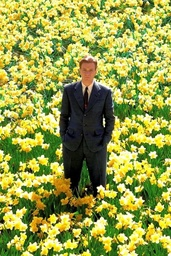
#> input picture images/BW8koLNZ.jpg, 171 x 256 px, shrunk from 500 x 749 before the run; its folder holds only this picture in this run
$ python hw20.py
#> lines starting #> are read from the running program, lines starting #| are printed output that depends on the picture; after the words box and inside, x2 and y2 are one past the last pixel; in counts of white or black regions, pixels touching at a corner belong together
import cv2
import numpy as np
import matplotlib.pyplot as plt
import os
import pywt
from skimage.metrics import structural_similarity as ssim
from skimage.metrics import peak_signal_noise_ratio as psnr
from skimage.metrics import mean_squared_error as mse
import pandas as pd


def calculate_metrics(original, compressed, label):

    if original.shape != compressed.shape:
        compressed = cv2.resize(compressed, (original.shape[1], original.shape[0]))

    m_val = mse(original, compressed)
    p_val = psnr(original, compressed)


    if original.ndim == 3:

        s_val = ssim(original, compressed, channel_axis=2, data_range=255)
    else:
        s_val = ssim(original, compressed, data_range=255)

    return {
        "Method": label,
        "MSE": round(m_val, 2),
        "PSNR": round(p_val, 2),
        "SSIM": round(s_val, 4)
    }


def rle_encode_simulation(img):

    flat = img.flatten()
    if len(flat) == 0: return 0

    encoded_len = 0
    prev = flat[0]
    count = 1

    for pixel in flat[1:]:
        if pixel == prev:
            count += 1
        else:

            encoded_len += 2
            prev = pixel
            count = 1
    encoded_len += 2

    original_size = len(flat)
    compression_ratio = original_size / encoded_len
    return compression_ratio


def compress_8bit_332(img):


    b, g, r = cv2.split(img)


    r_3 = r & 0xE0
    g_3 = g & 0xE0
    b_2 = b & 0xC0


    reconstructed = cv2.merge([b_2, g_3, r_3])
    return reconstructed


def compress_8bit_palette(img, k=256):
    data = img.reshape((-1, 3))
    data = np.float32(data)


    criteria = (cv2.TERM_CRITERIA_EPS + cv2.TERM_CRITERIA_MAX_ITER, 10, 1.0)


    ret, label, center = cv2.kmeans(data, k, None, criteria, 10, cv2.KMEANS_RANDOM_CENTERS)

    center = np.uint8(center)
    res = center[label.flatten()]
    res2 = res.reshape((img.shape))
    return res2


def reduce_bit_depth(img, bits):

    levels = 2 ** bits
    div = 256 / levels


    quantized = np.floor(img / div) * div


    norm_factor = 255 / (levels - 1)
    quantized = (quantized / div) * norm_factor

    return np.uint8(quantized)


def compress_dct(img_gray, threshold=0.1):

    imf = np.float32(img_gray) / 255.0


    dst = cv2.dct(imf)


    dst[np.abs(dst) < threshold] = 0


    idst = cv2.idct(dst)


    reconstructed = np.clip(idst * 255, 0, 255).astype(np.uint8)
    return reconstructed


def compress_dwt(img_gray, wavelet='haar', threshold=20):

    coeffs = pywt.dwt2(img_gray, wavelet)
    LL, (LH, HL, HH) = coeffs


    LH = pywt.threshold(LH, threshold, mode='soft')
    HL = pywt.threshold(HL, threshold, mode='soft')
    HH = pywt.threshold(HH, threshold, mode='soft')

    coeffs_rec = LL, (LH, HL, HH)


    rec = pywt.idwt2(coeffs_rec, wavelet)
    reconstructed = np.clip(rec, 0, 255).astype(np.uint8)


    reconstructed = reconstructed[:img_gray.shape[0], :img_gray.shape[1]]
    return reconstructed


def main():
    input_dir = 'images'
    output_dir = 'output_compression'

    if not os.path.exists(input_dir):
        os.makedirs(input_dir)
        print(f"Created '{input_dir}'. Please add images there and run again.")
        return

    if not os.path.exists(output_dir):
        os.makedirs(output_dir)

    image_files = [f for f in os.listdir(input_dir) if f.lower().endswith(('.png', '.jpg', '.jpeg'))]

    if len(image_files) < 1:
        print("No images found in input_images folder.")
        return

    all_metrics = []

    for idx, filename in enumerate(image_files):
        print(f"Processing {filename}...")
        img_path = os.path.join(input_dir, filename)


        img_bgr = cv2.imread(img_path)
#> img_bgr is the input picture: shape (256, 171, 3); mean B, G, R 70.8, 157.5, 149.3
        if img_bgr is None: continue

        img_gray = cv2.cvtColor(img_bgr, cv2.COLOR_BGR2GRAY)
        h, w, _ = img_bgr.shape
#> h = 256; w = 171


        img_332 = compress_8bit_332(img_bgr)
#> in compress_8bit_332, `b, g, r = cv2.split(img)`:
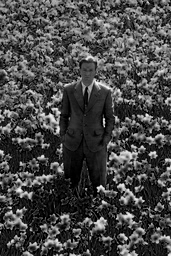
#> b: shape (256, 171); min 0, max 250, mean 70.8
#> in compress_8bit_332, `r_3 = r & 0xE0`:
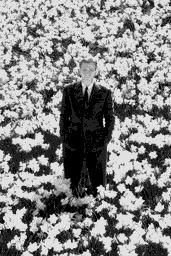
#> r_3: shape (256, 171); min 0, max 224, mean 132.1
#> in compress_8bit_332, `b_2 = b & 0xC0`:
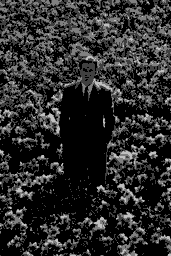
#> b_2: shape (256, 171); min 0, max 192, mean 42.8
#> in compress_8bit_332, `reconstructed = cv2.merge([b_2, g_3, r_3])`:
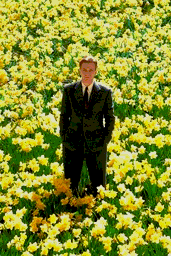
#> reconstructed: shape (256, 171, 3); mean B, G, R 42.8, 140.5, 132.1
        all_metrics.append(calculate_metrics(img_bgr, img_332, f"{filename}_8bit_332"))
#> in calculate_metrics, `m_val = mse(original, compressed)`: m_val = 626.3
#> in calculate_metrics, `p_val = psnr(original, compressed)`: p_val = 20.16
#> in calculate_metrics, `s_val = ssim(original, compressed, channel_axis=2, data_range=255)`: s_val = 0.832
        cv2.imwrite(f"{output_dir}/{filename}_332.png", img_332)


        img_palette = compress_8bit_palette(img_bgr, k=256)
#> in compress_8bit_palette, `ret, label, center = cv2.kmeans(data, k, None, criteria, 10, cv2.KMEAN..`: ret = 5277489.1; center = 256 rows, first 8: [70.32, 178.2, 170.1], [165.2, 223.4, 204.6], [179.2, 232.3, 223.6], [159.6, 247, 243.3], [72.13, 191.9, 190], [39, 243.5, 246.1], [31, 231.2, 242.5], [37.43, 228.5, 251.2]
#> in compress_8bit_palette, `center = np.uint8(center)`: center = 256 rows, first 8: [70, 178, 170], [165, 223, 204], [179, 232, 223], [159, 246, 243], [72, 191, 190], [39, 243, 246], [31, 231, 242], [37, 228, 251]
        all_metrics.append(calculate_metrics(img_bgr, img_palette, f"{filename}_8bit_Palette"))
        cv2.imwrite(f"{output_dir}/{filename}_palette.png", img_palette)


        for b in [5, 4, 2, 1]:
            img_reduced = reduce_bit_depth(img_bgr, b)
            all_metrics.append(calculate_metrics(img_bgr, img_reduced, f"{filename}_{b}bit"))
            if idx == 0:
                cv2.imwrite(f"{output_dir}/{filename}_{b}bit.png", img_reduced)
#> this loop made 4 passes
#> (m_val in calculate_metrics, p_val in calculate_metrics, s_val in calculate_metrics) on passes 1 to 4: (10.15, 38.07, 0.993), (42.77, 31.82, 0.976), (832.8, 18.93, 0.766), (4563.5, 11.54, 0.476)
#> after the loop, all_metrics = 6 items


        img_dct = compress_dct(img_gray, threshold=0.02)
#> in compress_dct, `dst = cv2.dct(imf)`:
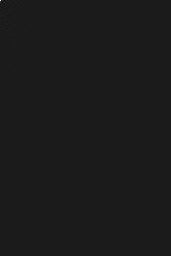
#> dst: shape (256, 171) float32; min -14.59, max 119.1, mean 0; drawn with min black and max white
#> in compress_dct, `dst[np.abs(dst) < threshold] = 0`: dst: shape (256, 171) float32; 18.04% of pixels changed, all inside (x1, y1, x2, y2) = (0, 0, 171, 256)
        all_metrics.append(calculate_metrics(img_gray, img_dct, f"{filename}_DCT"))
        if idx == 0: cv2.imwrite(f"{output_dir}/{filename}_DCT.png", img_dct)


        img_dwt = compress_dwt(img_gray, wavelet='haar', threshold=30)
#> in compress_dwt, `HH = pywt.threshold(HH, threshold, mode='soft')`:
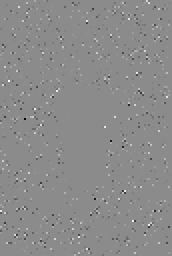
#> HH: shape (128, 86) float64 (shown 2 times larger); min -73.5, max 61, mean 0; drawn with min black and max white
#> in compress_dwt, `reconstructed = reconstructed[:img_gray.shape[0], :img_gray.shape[1]]`:
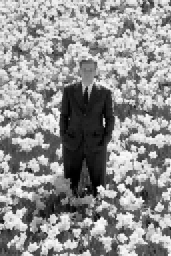
#> reconstructed: shape (256, 171); min 0, max 251, mean 144.8
        all_metrics.append(calculate_metrics(img_gray, img_dwt, f"{filename}_DWT"))
        if idx == 0: cv2.imwrite(f"{output_dir}/{filename}_DWT.png", img_dwt)


        rle_ratio = rle_encode_simulation(img_gray)
#> in rle_encode_simulation, `prev = flat[0]`: prev = 181
#> the loop in rle_encode_simulation, `for pixel in flat[1:]:` made 43775 passes
#> (pixel, encoded_len, prev, count) on passes 1, 2, 3, 4, 5, 6, 7, 8, 9, 11, 12, 13: (145, 2, 145, 1), (197, 4, 197, 1), (232, 6, 232, 1), (188, 8, 188, 1), (172, 10, 172, 1), (161, 12, 161, 1), (169, 14, 169, 1), (231, 16, 231, 1), (241, 18, 241, 1), (213, 20, 213, 1), (151, 22, 151, 1), (178, 24, 178, 1)
#> (encoded_len, prev, count) on passes 61 to 66: (120, 236, 1), (122, 193, 1), (124, 186, 1), (126, 209, 1), (128, 235, 1), (130, 193, 1)
#> after the loop in rle_encode_simulation, `for pixel in flat[1:]:`: encoded_len = 85358
#> in rle_encode_simulation, `encoded_len += 2`: encoded_len = 85360
#> in rle_encode_simulation, `original_size = len(flat)`: original_size = 43776
#> in rle_encode_simulation, `compression_ratio = original_size / encoded_len`: compression_ratio = 0.513
#> rle_ratio = 0.513

        print(f"  RLE Compression Ratio for {filename}: {rle_ratio:.2f}")
#|   RLE Compression Ratio for BW8koLNZ.jpg: 0.51


    df = pd.DataFrame(all_metrics)
#> df = table of 8 rows and 4 columns
    csv_path = os.path.join(output_dir, "compression_metrics.csv")
    df.to_csv(csv_path, index=False)
    print(f"\nProcessing complete. Results saved to '{output_dir}'.")


    print("\n=== Average Metrics by Method ===")

    df['Method_Type'] = df['Method'].apply(lambda x: x.split('_', 1)[1] if '_' in x else x)
    summary = df.groupby('Method_Type')[['MSE', 'PSNR', 'SSIM']].mean()
#> summary = table of 8 rows and 3 columns
    print(summary)
#|                   MSE   PSNR    SSIM
#| Method_Type
#| 1bit          4563.52  11.54  0.4759
#| 2bit           832.80  18.93  0.7665
#| 4bit            42.77  31.82  0.9756
#| 5bit            10.15  38.07  0.9935
#| 8bit_332       626.32  20.16  0.8319
#| 8bit_Palette    40.51  32.06  0.9826
#| DCT              1.89  45.37  0.9987
#| DWT            251.28  24.13  0.9126

if __name__ == "__main__":
    main()

$ run again, on images/cameraman.png
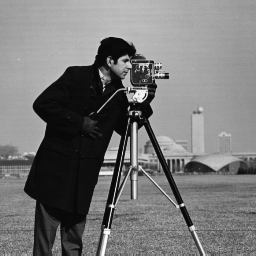
#> input picture images/cameraman.png, 256 x 256 px
#> in main, img_bgr is the input picture: shape (256, 256, 3); min 7, max 253, mean 118.7
#> in compress_8bit_332, `reconstructed = cv2.merge([b_2, g_3, r_3])`:
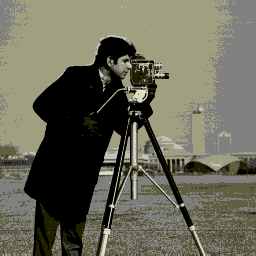
#> reconstructed: shape (256, 256, 3); mean B, G, R 87.6, 104.1, 104.1
#> m_val = 612.1
#> p_val = 20.26
#> in calculate_metrics, `s_val = ssim(original, compressed, channel_axis=2, data_range=255)`: s_val = 0.707
#> in compress_8bit_palette, `ret, label, center = cv2.kmeans(data, k, None, criteria, 10, cv2.KMEAN..`: ret = 1440383.4; center = 256 rows, first 8: [204.4, 204.4, 204.4], [176.5, 176.5, 176.5], [170.8, 170.8, 170.8], [31.38, 31.38, 31.38], [152.6, 152.6, 152.6], [159.2, 159.2, 159.2], [120.3, 120.3, 120.3], [167, 167, 167]
#> in compress_8bit_palette, `center = np.uint8(center)`: center = 256 rows, first 8: [204, 204, 204], [176, 176, 176], [170, 170, 170], [31, 31, 31], [152, 152, 152], [159, 159, 159], [120, 120, 120], [166, 166, 166]
#> the loop in main, `for b in [5, 4, 2, 1]:` made 4 passes
#> (m_val in calculate_metrics, p_val in calculate_metrics, s_val in calculate_metrics) on passes 1 to 4: (8.75, 38.71, 0.954), (48.53, 31.27, 0.818), (477.1, 21.34, 0.661), (7286.4, 9.51, 0.498)
#> after the loop in main, `for b in [5, 4, 2, 1]:`: all_metrics = 6 items
#> in compress_dwt, `rec = pywt.idwt2(coeffs_rec, wavelet)`:
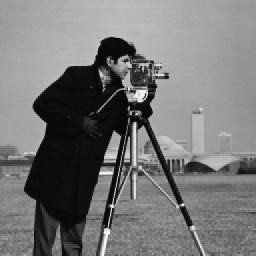
#> rec: shape (256, 256) float64; min 7.75, max 250.5, mean 118.7
#> in rle_encode_simulation, `prev = flat[0]`: prev = 156
#> the loop in rle_encode_simulation, `for pixel in flat[1:]:` made 65535 passes
#> (pixel, encoded_len, prev, count) on passes 1 to 8: (159, 2, 159, 1), (158, 4, 158, 1), (155, 6, 155, 1), (158, 8, 158, 1), (156, 10, 156, 1), (159, 12, 159, 1), (158, 14, 158, 1), (157, 16, 157, 1)
#> after the loop in rle_encode_simulation, `for pixel in flat[1:]:`: encoded_len = 110772
#> in rle_encode_simulation, `encoded_len += 2`: encoded_len = 110774
#> original_size = 65536
#> compression_ratio = 0.592
#|   RLE Compression Ratio for cameraman.png: 0.59
#> df = table of 8 rows and 4 columns
#> summary = table of 8 rows and 3 columns
#|                   MSE   PSNR    SSIM
#| Method_Type
#| 1bit          7286.38   9.51  0.4976
#| 2bit           477.11  21.34  0.6608
#| 4bit            48.53  31.27  0.8176
#| 5bit             8.75  38.71  0.9544
#> (further printed lines are left out)
